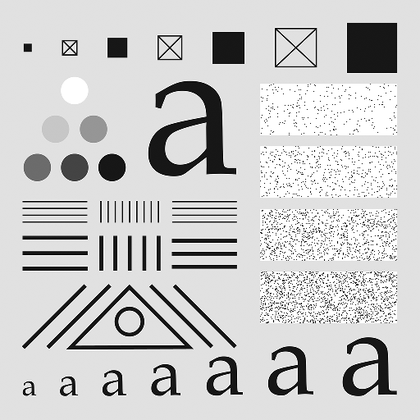
%> input picture Assignment 5/testpattern512.tif, 420 x 420 px, shrunk from 512 x 512 before the run
$ octave P_5_3_d.m   (GNU Octave 9; MATLAB toolbox functions it lacks are replaced by stand-ins)
%> lines starting %> are read from the running program, lines starting %| are printed output that depends on the picture
### Assignment 5/intScaling4e.m
function g = intScaling4e(f,mode,type)
[r,c,n]=size(f);
M0=min(min(f));
%disp(M0)
M1=max(max(f));
%disp(M1)
h=zeros(r,c);
g=zeros(r,c);
if n==3
   f=rgb2gray(f);
end

if mode=="default"
    if M0<0
        mode="full";
    end
    if M0>=0 && M1>1
        for i=1:r
            for j=1:c
                g(i,j)=f(i,j)/M1;

            end
        end

    end
    if M0==0 && M1==1
        for i=1:r
            for j=1:c
                g(i,j)=f(i,j);
            end
        end
    end
end

if mode=="full"
    if type=="integer"
        K=255;
        for i=1:r
            for j=1:c
                h(i,j)=f(i,j)-M0;
                g(i,j)=floor(K*h(i,j)/M1);
            end
        end
        g=uint8(g);
    end
   if type=="floating"
        K=1;
       for i=1:r
            for j=1:c
                h(i,j)=f(i,j)-M0;
                g(i,j)=(K*h(i,j)/M1);
            end
       end
   end
end

if n==3
   g=gray2rgb(g);
end

### Assignment 5/saltPepper4e.m
function g =saltPepper4e(f,ps,pp)
[m,n]=size(f);
y=rand(size(f));    %Creating Uniform Random numbers

y(y<=ps)=1;  %Setting pixel values of y<= ps as 1
y(y>ps & y<=(ps+pp))=0; %Setting pixel values of y between ps and (ps+pp)as 0

%Applying Salt pepper noise to the image f
g=f;
for i=1:m
    for j=1:n
        if y(i,j)==0
            g(i,j)=0;   %Pepper Noise
        end
        if y(i,j)==1
            g(i,j)=1;   %Salt Noise
        end
    end
end

### Assignment 5/P_5_3_d.m
clc;    clear all;
f1=imread("testpattern512.tif");
%> f1 is the input picture: size 420x420 uint8; min 0, max 255, mean 203.8
figure(1);   imshow(f1);  title("Original Image");
f1=double(f1);
%> f1: size 420x420 double
f=intScaling4e(f1,"default","floating");    %Scaling input
%> in intScaling4e, `M0=min(min(f));`: M0 = 0
%> in intScaling4e, `M1=max(max(f));`: M1 = 255

%PEPPER NOISE - Mild
g=saltPepper4e(f,0,0.002);
%> in saltPepper4e, `y(y>ps & y<=(ps+pp))=0;`: y: size 420x420 double; min 0, max 1, mean 0.499
%> after the loop in saltPepper4e, `for i=1:m`:
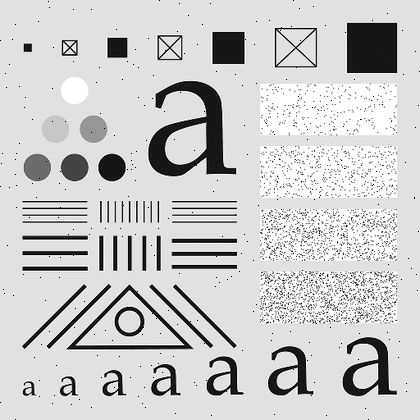
%> g: size 420x420 double; min 0, max 1, mean 0.798
g=intScaling4e(g,"full","integer"); %Scaling Output
figure(2); subplot(2,2,1); imshow(g)
title("Image after adding mild pepper noise, PP=0.002")

%PEPPER NOISE - Intermediate
g=saltPepper4e(f,0,0.02);
%> call 2 of saltPepper4e, with ps = 0, pp = 0.02
%> in saltPepper4e (call 2), `y(y>ps & y<=(ps+pp))=0;`: y: size 420x420 double; min 0, max 1, mean 0.5
%> after the loop in saltPepper4e (call 2), `for i=1:m`:
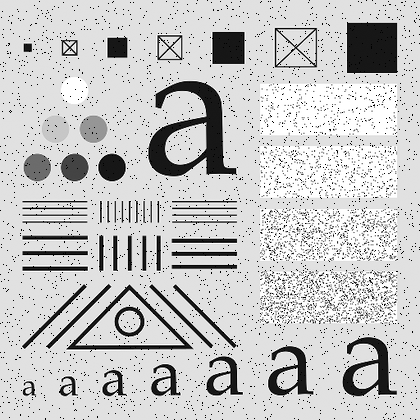
%> g: size 420x420 double; min 0, max 1, mean 0.783
g=intScaling4e(g,"full","integer");  %Scaling Output
figure(2); subplot(2,2,2); imshow(g)
title("Image after adding intermediate pepper noise, PP=0.02")

%PEPPER NOISE - Heavy
g=saltPepper4e(f,0,0.2);
%> call 3 of saltPepper4e, with ps = 0, pp = 0.2
%> in saltPepper4e (call 3), `y(y>ps & y<=(ps+pp))=0;`:
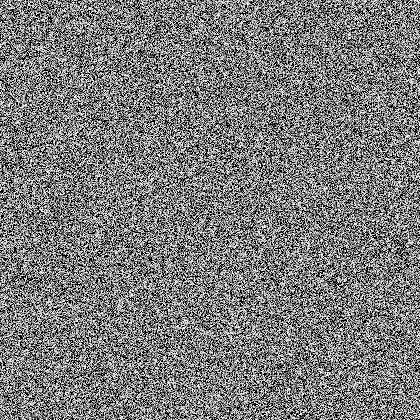
%> y: size 420x420 double; min 0, max 1, mean 0.48
%> after the loop in saltPepper4e (call 3), `for i=1:m`:
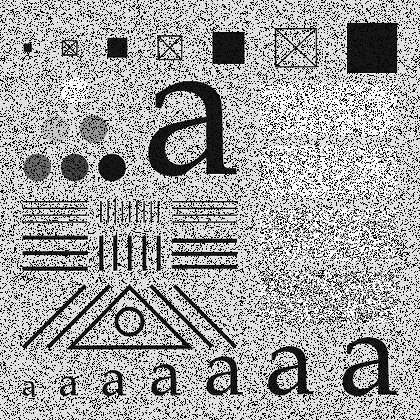
%> g: size 420x420 double; min 0, max 1, mean 0.64
g=intScaling4e(g,"full","integer");  %Scaling Output
figure(2); subplot(2,2,3); imshow(g)
title("Image after adding heavy pepper noise, PP=0.2")

%SALT NOISE - Extra Heavy
g=saltPepper4e(f,0,0.5);
%> call 4 of saltPepper4e, with ps = 0, pp = 0.5
%> in saltPepper4e (call 4), `y(y<=ps)=1;`:
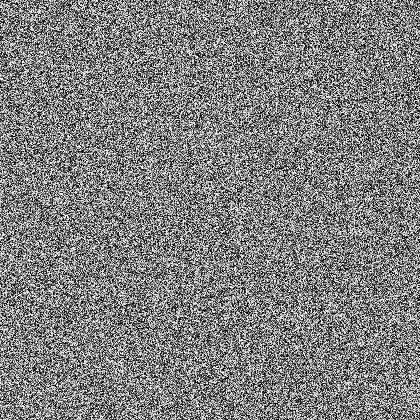
%> y: size 420x420 double; min 4.45e-06, max 1, mean 0.501
%> in saltPepper4e (call 4), `y(y>ps & y<=(ps+pp))=0;`:
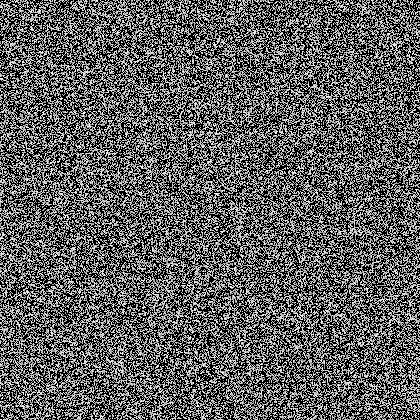
%> y: size 420x420 double; min 0, max 1, mean 0.376
%> after the loop in saltPepper4e (call 4), `for i=1:m`:
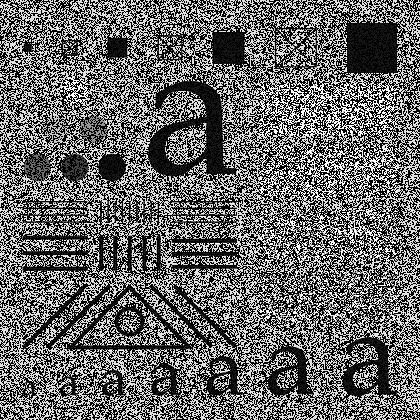
%> g: size 420x420 double; min 0, max 1, mean 0.4
g=intScaling4e(g,"full","integer");  %Scaling Output
figure(2); subplot(2,2,4); imshow(g)
title("Image after adding extra heavy pepper noise, PP=0.5")
